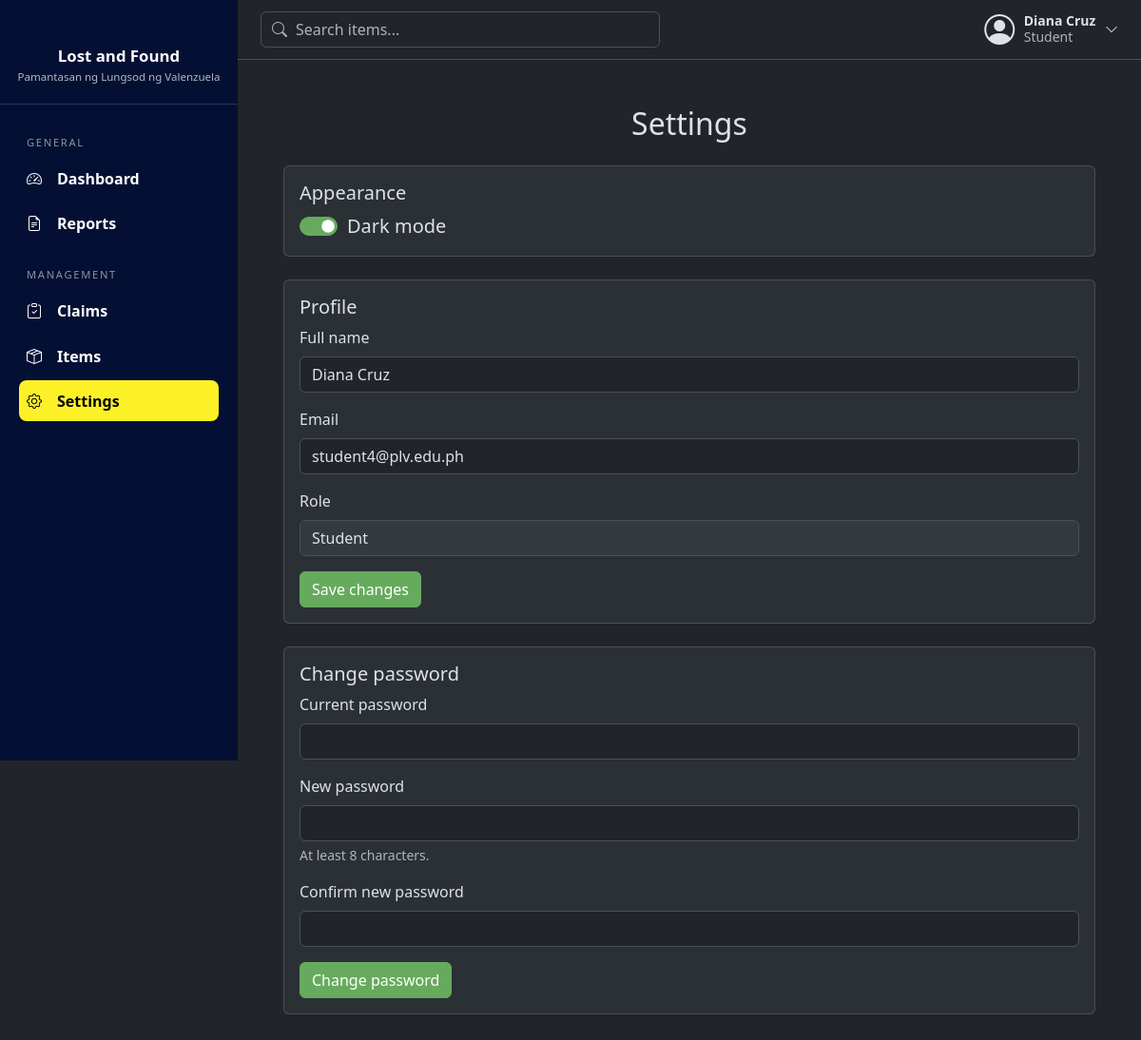
The page /settings (signed in) on the database its author committed.
### tables this page shows
CREATE TABLE users (
            id INTEGER PRIMARY KEY AUTOINCREMENT,
            full_name TEXT NOT NULL,
            email TEXT NOT NULL UNIQUE,
            password TEXT NOT NULL,
            role TEXT NOT NULL DEFAULT 'Student'
                CHECK(role IN ('Student', 'Faculty', 'Admin'))
        , is_active INTEGER NOT NULL DEFAULT 1);

### routes/shared_routes.py (the view)
@bp.route("/settings")
@login_required
def settings():
    user = user_model.get_by_id(session["user_id"])
    return render_template("settings.html", user=user, errors={}, form={})

### database/connection.py (called while the page is built)
def get_db():
    if "db" not in g:
        g.db = sqlite3.connect(current_app.config["DATABASE"])
        g.db.row_factory = sqlite3.Row
        g.db.execute("PRAGMA foreign_keys = ON")
    return g.db

### models/user_model.py (called while the page is built)
def get_by_id(user_id):
    return get_db().execute("SELECT * FROM users WHERE id = ?", (user_id,)).fetchone()

### routes/utils.py (called while the page is built)
def login_required(view):
    @wraps(view)
    def wrapped(*args, **kwargs):
        if "user_id" not in session:
            flash("Please log in first.", "warning")
            return redirect(url_for("auth.login"))
        user = user_model.get_by_id(session["user_id"])
        if user is None or not user["is_active"]:
            session.clear()
            flash("Your account is no longer active. Please contact an administrator.", "warning")
            return redirect(url_for("auth.login"))
        return view(*args, **kwargs)
    return wrapped

### templates/settings.html (shortened to what this page needs)
{% extends "base.html" %}
{% block content %}
<div class="mx-auto" style="max-width: 1020px;">
  <h2 class="mb-4 text-center">Settings</h2>
  <div class="d-flex flex-column gap-4">
    <div class="card">
      <div class="card-body">
        <h5 class="card-title">Appearance</h5>
        <div class="form-check form-switch fs-5 mb-0">
          <input class="form-check-input" type="checkbox" role="switch" id="darkSwitch">
          <label class="form-check-label" for="darkSwitch">Dark mode</label>
        </div>
      </div>
    </div>
    <div class="card">
      <div class="card-body">
        <h5 class="card-title">Profile</h5>
        <form method="post" action="{{ url_for('shared.update_profile') }}" novalidate>
          <div class="mb-3">
            <label class="form-label" for="full_name">Full name</label>
            <input class="form-control {{ 'is-invalid' if errors.full_name }}" id="full_name" name="full_name"
                   maxlength="100" value="{{ form.get('full_name', user.full_name) }}">
          </div>
          <div class="mb-3">
            <label class="form-label" for="email">Email</label>
            <input class="form-control {{ 'is-invalid' if errors.email }}" id="email" name="email" type="email"
                   maxlength="100" value="{{ form.get('email', user.email) }}">
          </div>
          <div class="mb-3">
            <label class="form-label">Role</label>
            <input class="form-control" value="{{ user.role }}" disabled>
          </div>
          <button class="btn btn-primary">Save changes</button>
        </form>
      </div>
    </div>
    <div class="card">
      <div class="card-body">
        <h5 class="card-title">Change password</h5>
        <form method="post" action="{{ url_for('shared.update_password') }}" novalidate>
          <div class="mb-3">
            <label class="form-label" for="current">Current password</label>
            <input class="form-control {{ 'is-invalid' if errors.current }}" id="current" name="current"
                   type="password" maxlength="64">
          </div>
          <div class="mb-3">
            <label class="form-label" for="new">New password</label>
            <input class="form-control {{ 'is-invalid' if errors.new }}" id="new" name="new"
                   type="password" maxlength="64">
            <div class="form-text">At least 8 characters.</div>
          </div>
          <div class="mb-3">
            <label class="form-label" for="confirm">Confirm new password</label>
            <input class="form-control {{ 'is-invalid' if errors.confirm }}" id="confirm" name="confirm"
                   type="password" maxlength="64">
          </div>
          <button class="btn btn-primary">Change password</button>
        </form>
      </div>
    </div>
  </div>
</div>
{% endblock %}

### templates/base.html (shortened to what this page needs)
<!doctype html>
<html lang="en" data-bs-theme="dark">
<head>
  <link href="https://cdn.jsdelivr.net/npm/bootstrap@5.3.3/dist/css/bootstrap.min.css" rel="stylesheet">
  <link href="https://cdn.jsdelivr.net/npm/bootstrap-icons@1.11.3/font/bootstrap-icons.min.css" rel="stylesheet">
  <link href="{{ url_for('static', filename='css/style.css') }}" rel="stylesheet">
</head>
<body>
{% block body %}
<div class="app-shell d-flex">
    <aside class="sidebar offcanvas-md offcanvas-start" id="sidebar" tabindex="-1">
    <div class="sidebar-brand">
      <div class="sidebar-title">Lost and Found</div>
      <div class="sidebar-subtitle">Pamantasan ng Lungsod ng Valenzuela</div>
    </div>
    <nav class="sidebar-nav">
      {% if session.role == 'Admin' %}
        {% include "partials/sidebar_admin.html" %}
      {% else %}
        {% include "partials/sidebar_user.html" %}
      {% endif %}
    </nav>
  </aside>
  <div class="main-col flex-grow-1">
    <header class="topbar d-flex align-items-center justify-content-between gap-3">
      <form class="topbar-search" action="{{ url_for('shared.reports') }}" method="get" role="search">
        <input class="form-control" type="search" name="q" maxlength="100" placeholder="Search items..."
               value="{{ request.args.get('q', '') if request.endpoint == 'shared.reports' }}">
      </form>
      <div class="dropdown">
        <button class="user-menu-btn" type="button" data-bs-toggle="dropdown" aria-expanded="false">
          <i class="bi bi-person-circle fs-2"></i>
          <span class="d-none d-sm-block">
            <span class="d-block fw-semibold small">{{ session.full_name }}</span>
            <span class="d-block small text-body-secondary">{{ session.role }}</span>
          </span>
          <i class="bi bi-chevron-down small"></i>
        </button>
      </div>
    </header>
    <main class="p-3 p-md-5">
      {% block content %}{% endblock %}
    </main>
  </div>
</div>
{% endblock %}
</body>
</html>

### static/css/style.css (style rules this page uses)
.app-shell { min-height: 100vh; }
.app-shell > .main-col { min-width: 0; }
.card { background: var(--bs-tertiary-bg); }
.btn-primary { --bs-btn-color: #ffffff; --bs-btn-bg: #66ab5d; --bs-btn-border-color: #66ab5d; --bs-btn-hover-color: #ffffff; --bs-btn-hover-bg: #5a9a52; --bs-btn-hover-border-color: #5a9a52; --bs-btn-active-color: #ffffff; --bs-btn-active-bg: #4f8948; --bs-btn-active-border-color: #4f8948; --bs-btn-focus-shadow-rgb: 102, 171, 93; --bs-btn-disabled-color: #ffffff; --bs-btn-disabled-bg: #66ab5d; --bs-btn-disabled-border-color: #66ab5d; }
.form-check-input:checked { background-color: #66ab5d; border-color: #66ab5d; box-shadow: none !important; }
.sidebar { --bs-offcanvas-width: 250px; width: 250px; min-width: 250px; color: #fff; overflow-y: auto; }
.sidebar { background: #031033 !important; }
@media (min-width: 768px) { .sidebar { position: sticky; top: 0; height: 100vh; align-self: flex-start; } }
.sidebar-brand { padding: 2rem 1rem 1.25rem; text-align: center; border-bottom: 1px solid rgba(255, 255, 255, 0.15); }
.sidebar-title { margin-top: 0.9rem; font-size: 1.05rem; font-weight: 600; }
.sidebar-subtitle { font-size: 0.72rem; color: rgba(255, 255, 255, 0.7); }
.sidebar-nav { padding: 0.5rem 1.25rem 1.5rem; }
.topbar { position: sticky; top: 0; z-index: 1020; padding: 0.75rem 1.5rem; background: var(--bs-body-bg); border-bottom: 1px solid var(--bs-border-color); }
.topbar-search { position: relative; flex: 1; max-width: 420px; }
.topbar-search input { padding-left: 2.25rem; }
.user-menu-btn { display: flex; align-items: center; gap: 0.6rem; padding: 0; border: 0; background: none; color: var(--bs-body-color); text-align: left; line-height: 1.2; }

### rows shown on the page
users: full_name "Diana Cruz", role "Student", email "student4@plv.edu.ph"
